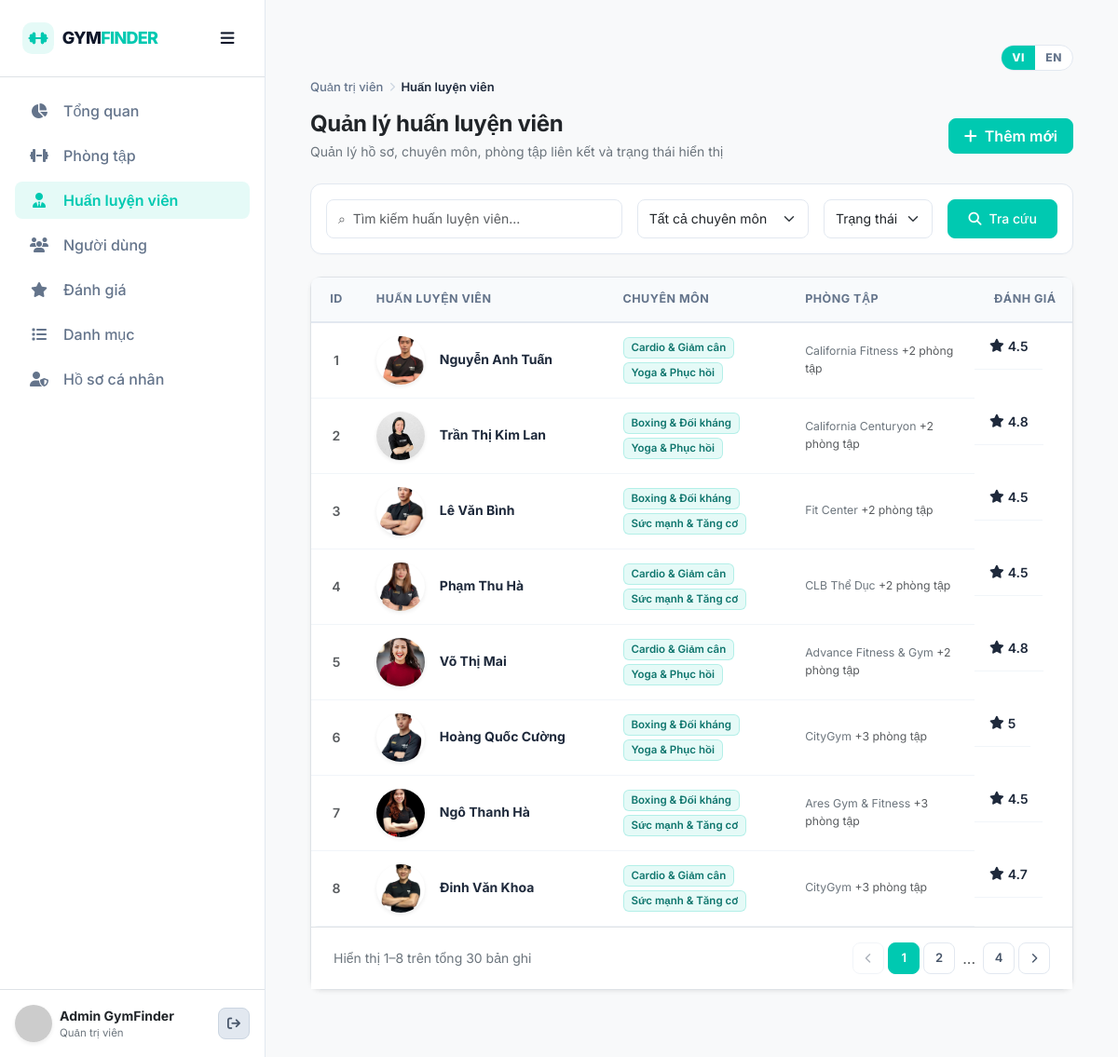
/admin/pages/trainers.php (signed in), run on the app's committed database.
### tables this page shows
CREATE TABLE users (
  id            INT UNSIGNED NOT NULL AUTO_INCREMENT,
  full_name     VARCHAR(100) NOT NULL,
  email         VARCHAR(255) NOT NULL,
  phone         VARCHAR(20)  NULL,
  password_hash VARCHAR(255) NOT NULL,
  avatar_url    VARCHAR(255) NULL,
  role          ENUM('user','admin')    NOT NULL DEFAULT 'user',
  status        ENUM('active','locked') NOT NULL DEFAULT 'active',
  must_change_password TINYINT(1) NOT NULL DEFAULT 0,
  temp_password_expires_at DATETIME NULL,
  last_login_at DATETIME NULL,
  created_at    DATETIME NOT NULL DEFAULT CURRENT_TIMESTAMP,
  updated_at    DATETIME NOT NULL DEFAULT CURRENT_TIMESTAMP ON UPDATE CURRENT_TIMESTAMP,

  PRIMARY KEY (id),
  UNIQUE KEY uq_users_email (email),
  UNIQUE KEY uq_users_phone (phone),
  KEY idx_users_role_status (role, status),

  CONSTRAINT chk_users_phone
    CHECK (phone IS NULL OR phone REGEXP '^\\+?[0-9]{9,14}$')
);

CREATE TABLE trainers (
  id               INT UNSIGNED NOT NULL AUTO_INCREMENT,
  full_name        VARCHAR(100) NOT NULL,
  slug             VARCHAR(130) NOT NULL,
  avatar_url       VARCHAR(255) NULL,
  specialty_id     INT UNSIGNED NULL,
  years_experience TINYINT UNSIGNED NOT NULL,
  bio              TEXT         NULL,
  phone            VARCHAR(20)  NULL,
  email            VARCHAR(255) NULL,
  gym_id           INT UNSIGNED NULL,
  district_id      INT UNSIGNED NULL,
  avg_rating       DECIMAL(2,1) NOT NULL DEFAULT 0,
  review_count     INT UNSIGNED NOT NULL DEFAULT 0,
  is_featured      TINYINT(1)   NOT NULL DEFAULT 0,
  status           ENUM('active','hidden') NOT NULL DEFAULT 'active',
  created_at       DATETIME     NOT NULL DEFAULT CURRENT_TIMESTAMP,
  updated_at       DATETIME     NOT NULL DEFAULT CURRENT_TIMESTAMP ON UPDATE CURRENT_TIMESTAMP,

  PRIMARY KEY (id),
  UNIQUE KEY uq_trainers_slug (slug),

   
  KEY idx_trainers_status_featured (status, is_featured),
  KEY idx_trainers_exp             (years_experience),
  KEY idx_trainers_specialty       (specialty_id),
  KEY idx_trainers_gym             (gym_id),
  KEY idx_trainers_district        (district_id),

   
  CONSTRAINT fk_trainers_gym
    FOREIGN KEY (gym_id)       REFERENCES gyms(id)        ON DELETE SET NULL,
  CONSTRAINT fk_trainers_specialty
    FOREIGN KEY (specialty_id) REFERENCES specialties(id) ON DELETE SET NULL,
  CONSTRAINT fk_trainers_district
    FOREIGN KEY (district_id)  REFERENCES districts(id)   ON DELETE RESTRICT,

   
  CONSTRAINT chk_trainers_slug
    CHECK (slug NOT REGEXP '^[0-9]+$'),
  CONSTRAINT chk_trainers_exp
    CHECK (years_experience BETWEEN 0 AND 60),
  CONSTRAINT chk_trainers_rating
    CHECK (avg_rating BETWEEN 0 AND 5),
  CONSTRAINT chk_trainers_phone
    CHECK (phone IS NULL OR phone REGEXP '^\\+?[0-9]{9,14}$'),
  CONSTRAINT chk_trainers_featured
    CHECK (is_featured IN (0, 1))
);

CREATE TABLE gyms (
  id              INT UNSIGNED  NOT NULL AUTO_INCREMENT,
  name            VARCHAR(150)  NOT NULL,
  slug            VARCHAR(180)  NOT NULL,
  description     TEXT          NULL,
  address         VARCHAR(255)  NOT NULL,
  district_id     INT UNSIGNED  NOT NULL,
  latitude        DECIMAL(10,7) NULL,
  longitude       DECIMAL(10,7) NULL,
  phone           VARCHAR(20)   NULL,
  email           VARCHAR(255)  NULL,
  website         VARCHAR(255)  NULL,
  price_min       INT UNSIGNED  NOT NULL,
  price_max       INT UNSIGNED  NOT NULL,
  opening_hours   VARCHAR(120)  NULL,
  cover_image_url VARCHAR(255)  NULL,
  avg_rating      DECIMAL(2,1)  NOT NULL DEFAULT 0,
  review_count    INT UNSIGNED  NOT NULL DEFAULT 0,
  is_featured     TINYINT(1)    NOT NULL DEFAULT 0,
  status          ENUM('active','hidden') NOT NULL DEFAULT 'active',
  created_at      DATETIME      NOT NULL DEFAULT CURRENT_TIMESTAMP,
  updated_at      DATETIME      NOT NULL DEFAULT CURRENT_TIMESTAMP ON UPDATE CURRENT_TIMESTAMP,

  PRIMARY KEY (id),
  UNIQUE KEY uq_gyms_slug (slug),

   
  KEY idx_gyms_district        (district_id),
  KEY idx_gyms_price           (price_min, price_max),
  KEY idx_gyms_rating          (avg_rating),
  KEY idx_gyms_featured_status (is_featured, status),
  KEY idx_gyms_created_at      (created_at),

   
  CONSTRAINT fk_gyms_district
    FOREIGN KEY (district_id) REFERENCES districts(id) ON DELETE RESTRICT,

   
  CONSTRAINT chk_gyms_slug
    CHECK (slug NOT REGEXP '^[0-9]+$'),
  CONSTRAINT chk_gyms_price
    CHECK (price_max >= price_min),
  CONSTRAINT chk_gyms_geo_lat
    CHECK (latitude  IS NULL OR (latitude  BETWEEN -90  AND 90)),
  CONSTRAINT chk_gyms_geo_lng
    CHECK (longitude IS NULL OR (longitude BETWEEN -180 AND 180)),
  CONSTRAINT chk_gyms_geo_pair
    CHECK ((latitude IS NULL) = (longitude IS NULL)),
  CONSTRAINT chk_gyms_phone
    CHECK (phone IS NULL OR phone REGEXP '^\\+?[0-9]{9,14}$'),
  CONSTRAINT chk_gyms_rating
    CHECK (avg_rating BETWEEN 0 AND 5),
  CONSTRAINT chk_gyms_featured
    CHECK (is_featured IN (0, 1))
);

### admin/pages/trainers.php (the view, shortened to what the rows shown need)
<?php
require_once dirname(__DIR__, 2) . '/includes/trainer_gyms_ui.php';
require_once dirname(__DIR__) . '/components/table.php';
$trainerPage = max(1, (int)($_GET['page'] ?? 1));
$trainerLimit = 8;
$filters = [
    'limit'        => $trainerLimit,
    'page'         => $trainerPage,
    'sort'         => 'oldest',
    'q'            => $_GET['q'] ?? '',
    'status'       => $_GET['status'] ?? '',
    'specialty_id' => $_GET['specialty_id'] ?? '',
];
$trainerResult = gf_admin_trainers_paged($filters);
$rows = $trainerResult['items'];
$gyms = gf_admin_gyms_paged(['limit' => 100])['items'];
$specs = gf_list_specialties();
$specById = [];
foreach ($specs as $s) {
    $specById[(int)$s['id']] = $s;
}
require dirname(__DIR__, 2) . '/includes/layout_head.php';
require dirname(__DIR__, 2) . '/includes/admin_layout.php';
?>
<div class="d-flex flex-wrap justify-content-between align-items-center gap-3 mb-4">
    <div>
        <h2 class="fw-bold mb-1 text-dark" style="font-size: 24px; letter-spacing: -0.3px;"><?= gf_h(gf_t('Quản lý huấn luyện viên')) ?></h2>
    </div>
</div>
<?php
$gymById = [];
foreach ($gyms as $g) {
    $gymById[(int)$g['id']] = $g;
}
foreach ($rows as $r):
    $specNames = gf_ui_trainer_specialty_names($r, $specById);
    $linkedGyms = gf_ui_trainer_linked_gyms($r, $gymById);
    $gymNames = array_values(array_filter(array_map(static fn ($g) => $g['name'] ?? '', $linkedGyms)));
?>
<tr>
    <td class="text-center text-muted fw-semibold"><?= (int)$r['id'] ?></td>
    <td>
        <div class="d-flex align-items-center gap-3">
            <img src="<?= gf_h(gf_avatar($r['avatar_url']??null,(int)$r['id'],$r['full_name'])) ?>" class="admin-avatar shadow-sm flex-shrink-0" alt="" onerror="this.onerror=null;this.src='<?= gf_h(gf_avatar_fallback($r['full_name'])) ?>';">
            <span class="admin-cell-title"><?= gf_h($r['full_name']) ?></span>
        </div>
    </td>
    <td>
        <div class="d-flex flex-wrap gap-1 align-items-center" style="max-width: 220px;">
            <?php if (empty($specNames)): ?>
                <span class="text-muted small">—</span>
            <?php else: ?>
                <?php foreach ($specNames as $specItem): ?>
                    <span class="admin-cat-badge <?= gf_admin_cat_badge((string) $specItem) ?>"><?= gf_h($specItem) ?></span>
                <?php endforeach; ?>
            <?php endif; ?>
        </div>
    </td>
    <td>
        <?php if ($gymNames === []): ?>
            <span class="text-muted">—</span>
        <?php elseif (count($gymNames) === 1): ?>
            <span class="text-secondary"><?= gf_h($gymNames[0]) ?></span>
        <?php else: ?>
            <div class="small text-secondary">
                <?= gf_h($gymNames[0]) ?>
                <span class="text-muted">+<?= count($gymNames) - 1 ?> <?= gf_h(gf_t('phòng tập')) ?></span>
            </div>
        <?php endif; ?>
    </td>
    <td class="text-center admin-cell-rating text-nowrap"><i class="fa-solid fa-star"></i> <?= gf_h((string)($r['avg_rating']??0)) ?></td>
</tr>
<?php endforeach; ?>
</main></div>
</body></html>

### includes/admin_layout.php (shortened to what the rows shown need)
<?php
$adminUser = gf_require_admin();
?>
<div class="d-flex admin-shell">
<aside class="sidebar d-flex flex-column" id="sidebar" aria-label="<?= gf_h(gf_t('Menu quản trị')) ?>">
    <div class="p-3 border-top mt-auto">
        <div class="admin-user-row d-flex align-items-center gap-2">
            <a href="<?= gf_h(gf_url('admin/pages/profile.php')) ?>" class="d-flex align-items-center gap-2 text-decoration-none min-w-0 flex-grow-1 text-dark" title="<?= gf_h(gf_t('Xem và sửa hồ sơ quản trị')) ?>">
                <div class="admin-user-meta min-w-0 text-truncate"><div class="fw-bold small text-truncate"><?= gf_h($adminUser['full_name']) ?></div><div class="text-secondary" style="font-size:11.5px;"><?= gf_h(gf_t('Quản trị viên')) ?></div></div>
            </a>
        </div>
    </div>
</aside>
<main class="main-content flex-grow-1 p-4 p-md-5 bg-light" style="min-width:0;">

### data on the page
users: full_name "Admin GymFinder"
trainers: id "1", shows a picture, full_name "Nguyễn Anh Tuấn", specItem "Cardio & Giảm cân", specItem "Yoga & Phục hồi", avg_rating "4.5"
gyms: name "California Fitness", count($gymNames)-1 "2"
trainers: id "2", shows a picture, full_name "Trần Thị Kim Lan", specItem "Boxing & Đối kháng", specItem "Yoga & Phục hồi", gymNames "California Centuryon", count($gymNames) - 1 "2", avg_rating "4.8"
trainers: id "3", shows a picture, full_name "Lê Văn Bình", specItem "Boxing & Đối kháng", specItem "Sức mạnh & Tăng cơ", count($gymNames) - 1 "2", avg_rating "4.5"
gyms: name "Fit Center"
trainers: id "4", shows a picture, full_name "Phạm Thu Hà", specItem "Cardio & Giảm cân", specItem "Sức mạnh & Tăng cơ", count($gymNames) - 1 "2", avg_rating "4.5"
gyms: name "CLB Thể Dục"
trainers: id "5", shows a picture, full_name "Võ Thị Mai", specItem "Cardio & Giảm cân", specItem "Yoga & Phục hồi", gymNames "Advance Fitness & Gym", count($gymNames) - 1 "2", avg_rating "4.8"
trainers: id "6", shows a picture, full_name "Hoàng Quốc Cường", specItem "Boxing & Đối kháng", specItem "Yoga & Phục hồi", gymNames "CityGym", count($gymNames) - 1 "3", avg_rating "5"
trainers: id "7", shows a picture, full_name "Ngô Thanh Hà", specItem "Boxing & Đối kháng", specItem "Sức mạnh & Tăng cơ", gymNames "Ares Gym & Fitness", count($gymNames) - 1 "3", avg_rating "4.5"
trainers: id "8", shows a picture, full_name "Đinh Văn Khoa", specItem "Cardio & Giảm cân", specItem "Sức mạnh & Tăng cơ", count($gymNames) - 1 "3", avg_rating "4.7"
gyms: name "CityGym"

### other printed values
gf_h($label) "Tổng quan Phòng tập Huấn luyện viên Người dùng Đánh giá Danh mục Hồ sơ cá nhân"
gf_h(gf_t('Quản trị viên')) "Quản trị viên"
gf_h($adminBreadcrumbCurrent) "Huấn luyện viên"
gf_h(gf_t('Quản lý huấn luyện viên')) "Quản lý huấn luyện viên"
gf_h(gf_t('Thêm mới')) "Thêm mới"
gf_h(gf_t('Tra cứu')) "Tra cứu"
gf_h(gf_t((string) ($col['label'] ?? ''))) "ID"
gf_h(gf_t((string) ($col['label'] ?? ''))) "HUẤN LUYỆN VIÊN"
gf_h(gf_t((string) ($col['label'] ?? ''))) "CHUYÊN MÔN"
gf_h(gf_t((string) ($col['label'] ?? ''))) "PHÒNG TẬP"
gf_h(gf_t((string) ($col['label'] ?? ''))) "ĐÁNH GIÁ"
$from "1"
$to "8"
$total "30"
form field specialty_id "Tất cả chuyên môn"
